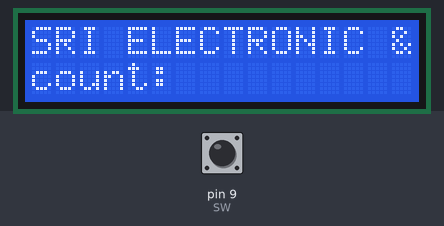
The sketch below on a simulated Arduino Uno, built with avr-gcc and run on an emulated ATmega328P. Parts: 16×2 character LCD. The test bench sets the inputs (shaded band); at power-on: pin 9 (SW) LOW.

Above: at 1.2 s.
1.3 s: pin 9 (SW) pulled HIGH for 0.15 s
At 1.8 s:
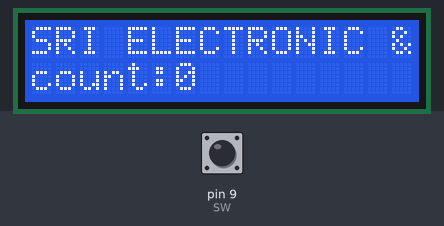
2.9 s: pin 9 (SW) pulled HIGH for 1 s
At 4.2 s:
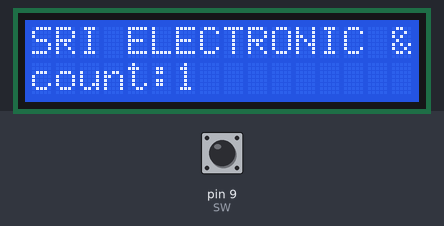
5.4 s: pin 9 (SW) pulled HIGH for 0.15 s
At 6.1 s:
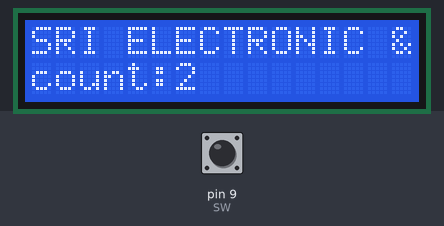
7.0 s: pin 9 (SW) pulled HIGH for 1 s
At 7.3 s:
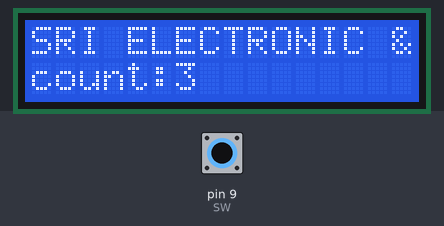
Timing chart, 0 to 10.0 s (numbered marks = the images above; inputs shaded):
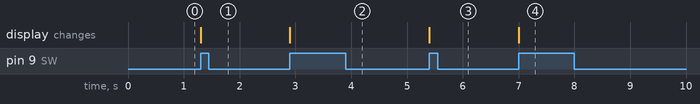

The sketch:

PROXIMITY_COUNT.ino
```cpp
#include <LiquidCrystal.h>
LiquidCrystal lcd(7,6,5,4,3,2);

const int SW=9;
int count;

int val=0;
int once=0;

void setup()
{
  lcd.begin(16, 2);

  lcd.setCursor(0,0);
  lcd.print("SRI ELECTRONIC & EMBEDDED SOLUTIONS");
  lcd.setCursor(0,1);
  lcd.print("count:");

  pinMode(SW,INPUT);
}

void loop()
{
  val=digitalRead(SW);

  if(val==HIGH)
  {
    if(once==0)
    {
      lcd.setCursor(6,1);
      lcd.print(count);
      count++;
      if(count>9)
      {
        count=0;
      }
      once=1;
    }
  }
  else
  {
    once=0;
  }
}
```

Measured:
- after the input at 1.3 s, the display: changes at once (image 1)
- after the input at 2.9 s, the display: changes at once (image 2)
- after the input at 5.4 s, the display: changes at once (image 3)
- after the input at 7.0 s, the display: changes at once (image 4)
